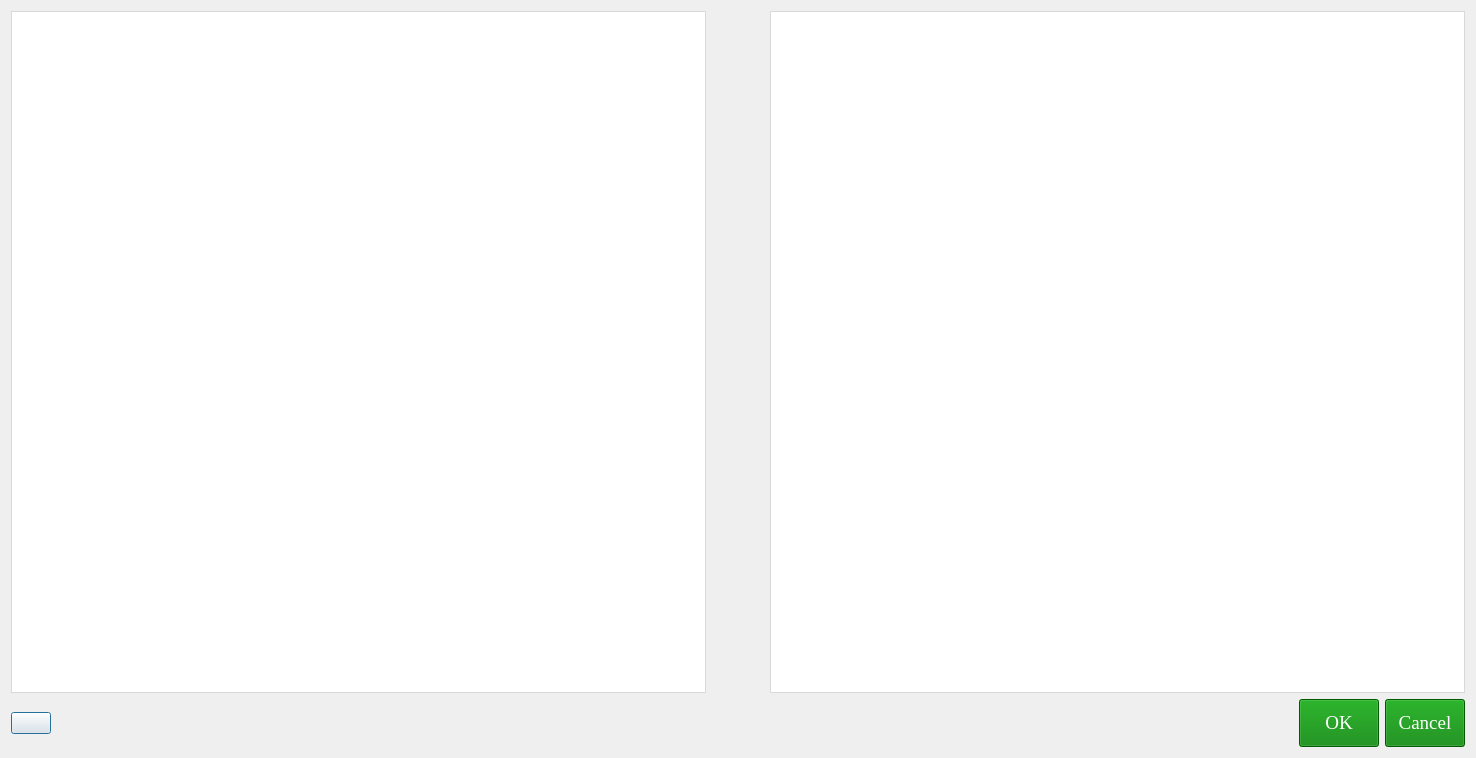
<?xml version="1.0" encoding="UTF-8"?>
<ui version="4.0">
 <class>ViewProject</class>
 <widget class="QDialog" name="ViewProject">
  <property name="geometry">
   <rect>
    <x>0</x>
    <y>0</y>
    <width>1476</width>
    <height>758</height>
   </rect>
  </property>
  <property name="windowTitle">
   <string>View Project</string>
  </property>
  <layout class="QVBoxLayout" name="verticalLayout">
   <item>
    <layout class="QHBoxLayout" name="horizontalLayout_3">
     <item>
      <widget class="QTableView" name="tableView">
       <property name="styleSheet">
        <string notr="true">QTableView {
    border: 1px solid #d9d9d9;
    background-color: #ffffff;
    padding: 0;
    gridline-color: #d9d9d9;
}

QTableView::item {
    padding: 5px;
    border: none;
}

QTableView::item:selected {
    background-color: #3e7bb6;
    color: #ffffff;
}

QHeaderView::section {
    background-color: #f2f2f2;
    color: #333333;
    padding: 5px;
    font-weight: bold;
    border: none;
    border-right: 1px solid #d9d9d9;
    border-bottom: 1px solid #d9d9d9;
    min-width: 80px;
    min-height: 30px;
    font-size: 18px;
}

QHeaderView::section:checked {
    background-color: #3e7bb6;
    color: #ffffff;
}

QHeaderView::section:pressed {
    background-color: #3e7bb6;
    color: #ffffff;
}

QHeaderView::section:first {
    border-top-left-radius: 5px;
}

QHeaderView::section:last {
    border-top-right-radius: 5px;
    border-right: none;
}

QHeaderView::section:middle {
    border-right: none;
}

QTableView::horizontalHeader {
    border-top: 1px solid #d9d9d9;
    border-bottom: 1px solid #d9d9d9;
}

QTableView::verticalHeader {
    border-right: 1px solid #d9d9d9;
}

QHeaderView::section:horizontal {
    background-color: #e2e2e2;
    border-top: 1px solid #9d9d9d;
}

QHeaderView::section:horizontal:pressed {
    background-color: #3e7bb6;
    color: #ffffff;
}
</string>
       </property>
      </widget>
     </item>
     <item>
      <spacer name="horizontalSpacer_2">
       <property name="orientation">
        <enum>Qt::Horizontal</enum>
       </property>
       <property name="sizeType">
        <enum>QSizePolicy::Fixed</enum>
       </property>
       <property name="sizeHint" stdset="0">
        <size>
         <width>58</width>
         <height>20</height>
        </size>
       </property>
      </spacer>
     </item>
     <item>
      <widget class="QTableView" name="tableView_2">
       <property name="styleSheet">
        <string notr="true">QTableView {
    border: 1px solid #d9d9d9;
    background-color: #ffffff;
    padding: 0;
    gridline-color: #d9d9d9;
}

QTableView::item {
    padding: 5px;
    border: none;
}

QTableView::item:selected {
    background-color: #3e7bb6;
    color: #ffffff;
}

QHeaderView::section {
    background-color: #f2f2f2;
    color: #333333;
    padding: 5px;
    font-weight: bold;
    border: none;
    border-right: 1px solid #d9d9d9;
    border-bottom: 1px solid #d9d9d9;
    min-width: 80px;
    min-height: 30px;

font-size: 18px;
}

QHeaderView::section:checked {
    background-color: #3e7bb6;
    color: #ffffff;
}

QHeaderView::section:pressed {
    background-color: #3e7bb6;
    color: #ffffff;
}

QHeaderView::section:first {
    border-top-left-radius: 5px;
}

QHeaderView::section:last {
    border-top-right-radius: 5px;
    border-right: none;
}

QHeaderView::section:middle {
    border-right: none;
}

QTableView::horizontalHeader {
    border-top: 1px solid #d9d9d9;
    border-bottom: 1px solid #d9d9d9;
}

QTableView::verticalHeader {
    border-right: 1px solid #d9d9d9;
}

QHeaderView::section:horizontal {
    background-color: #e2e2e2;
    border-top: 1px solid #9d9d9d;
}

QHeaderView::section:horizontal:pressed {
    background-color: #3e7bb6;
    color: #ffffff;
}
</string>
       </property>
      </widget>
     </item>
    </layout>
   </item>
   <item>
    <layout class="QHBoxLayout" name="horizontalLayout_2">
     <item>
      <widget class="QPushButton" name="pushButton_3">
       <property name="styleSheet">
        <string notr="true"/>
       </property>
       <property name="text">
        <string/>
       </property>
       <property name="icon">
        <iconset resource="asert.qrc">
         <normaloff>:/Images/refresh.png</normaloff>:/Images/refresh.png</iconset>
       </property>
       <property name="iconSize">
        <size>
         <width>45</width>
         <height>45</height>
        </size>
       </property>
      </widget>
     </item>
     <item>
      <spacer name="horizontalSpacer">
       <property name="orientation">
        <enum>Qt::Horizontal</enum>
       </property>
       <property name="sizeHint" stdset="0">
        <size>
         <width>718</width>
         <height>48</height>
        </size>
       </property>
      </spacer>
     </item>
     <item>
      <layout class="QHBoxLayout" name="horizontalLayout">
       <item>
        <widget class="QPushButton" name="pushButton">
         <property name="sizePolicy">
          <sizepolicy hsizetype="Minimum" vsizetype="Preferred">
           <horstretch>0</horstretch>
           <verstretch>0</verstretch>
          </sizepolicy>
         </property>
         <property name="font">
          <font>
           <family>Times New Roman</family>
           <pointsize>14</pointsize>
           <weight>50</weight>
           <italic>false</italic>
           <bold>false</bold>
          </font>
         </property>
         <property name="styleSheet">
          <string notr="true">
QPushButton{

	

	font: 14pt &quot;Times New Roman&quot;;  

		border-right: 1px solid #aaaaaa;

		border-bottom: 1px solid #aaaaaa;



}



QPushButton:enabled {

		background-color: green;

		color: white;

}



QPushButton:pressed {

		background-color: green;

		color: white;

}





QPushButton:hover:!pressed {

		background-color: ORANGE;

		color: red;

}



QPushButton:disabled {

		background-color: #aaaaaa;

		color: #ffffff;

}</string>
         </property>
         <property name="text">
          <string>OK</string>
         </property>
        </widget>
       </item>
       <item>
        <widget class="QPushButton" name="pushButton_cancel">
         <property name="sizePolicy">
          <sizepolicy hsizetype="Minimum" vsizetype="Preferred">
           <horstretch>0</horstretch>
           <verstretch>0</verstretch>
          </sizepolicy>
         </property>
         <property name="font">
          <font>
           <family>Times New Roman</family>
           <pointsize>14</pointsize>
           <weight>50</weight>
           <italic>false</italic>
           <bold>false</bold>
          </font>
         </property>
         <property name="styleSheet">
          <string notr="true">
QPushButton{

	

	font: 14pt &quot;Times New Roman&quot;;  

		border-right: 1px solid #aaaaaa;

		border-bottom: 1px solid #aaaaaa;



}



QPushButton:enabled {

		background-color: green;

		color: white;

}



QPushButton:pressed {

		background-color: green;

		color: white;

}





QPushButton:hover:!pressed {

		background-color: ORANGE;

		color: red;

}



QPushButton:disabled {

		background-color: #aaaaaa;

		color: #ffffff;

}</string>
         </property>
         <property name="text">
          <string>Cancel</string>
         </property>
        </widget>
       </item>
      </layout>
     </item>
    </layout>
   </item>
  </layout>
 </widget>
 <resources>
  <include location="asert.qrc"/>
 </resources>
 <connections/>
</ui>
